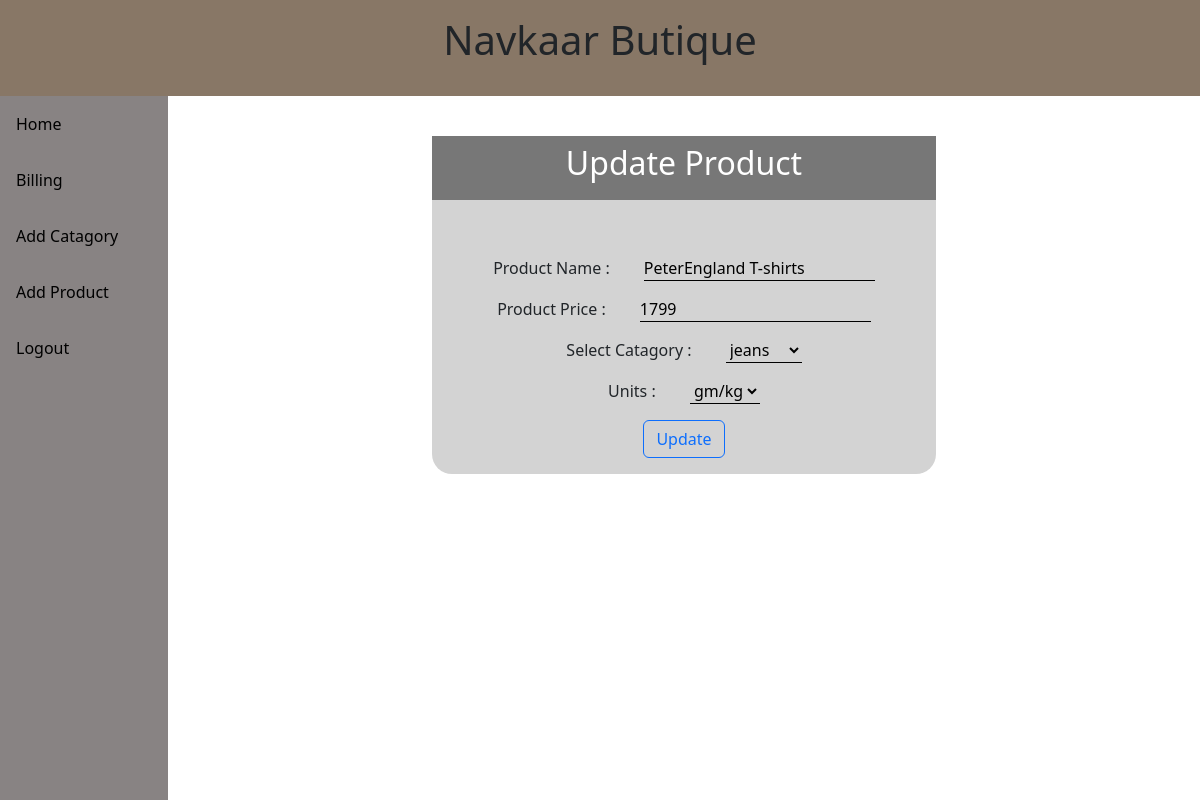
Screenshot of /users/edit-product.php?product_id=2 (signed in) with the database file from the repository.
### tables this page shows
CREATE TABLE `registration` (
  `id` int(11) NOT NULL,
  `fullname` varchar(100) NOT NULL,
  `email` varchar(100) NOT NULL,
  `age` int(11) NOT NULL,
  `address` varchar(100) NOT NULL,
  `username` varchar(100) NOT NULL,
  `password` varchar(100) NOT NULL,
  `firmname` varchar(100) NOT NULL
);

CREATE TABLE `products` (
  `id` int(11) NOT NULL,
  `productname` varchar(100) NOT NULL,
  `price` double NOT NULL,
  `unit` varchar(100) NOT NULL,
  `vendorid` int(11) NOT NULL,
  `catagoryname` varchar(100) NOT NULL
);

### users/edit-product.php (the view, shortened to what this page needs)
<?php
            $product_id=$_REQUEST['product_id'];
        include('../database/db.php');
    ?>
<!DOCTYPE html>
<html lang="en">
<head>
    <link rel="stylesheet" type="text/css" href="https://cdn.datatables.net/1.13.1/css/jquery.dataTables.css">
    <link rel="stylesheet" href="https://cdnjs.cloudflare.com/ajax/libs/font-awesome/6.2.0/css/all.min.css" />
    <link rel="stylesheet" href="../css/bootstrap.css">
    <link rel="stylesheet" href="../css/style.css">
</head>
<body>
        <?php include('./sidebar.php');
            include("../database/db.php");
        ?>
            <div class='container-fluid add-product'>
                <div class='row'>
                    <div class='product-heading'>
                        <h2>Update Product</h2>
                    </div>
                    <form action="edit-product1.php" method="post" class='add-product-form'>
                        <?php   $query=mysqli_query($con, "select productname, price from products where id=$product_id");
        $result=mysqli_fetch_array($query);
        ?>
                        <div class='fields ' >
                            <span>Product Name : </span>
                            <span>
                            <input type='text' name='productname' value="<?php  echo $result[0]; ?>" required /> </span>
                        </div>
                        <div class='fields ' >
                            <span>Product Price : </span>
                            <span> <input type='text' name='productprice'  value="<?php echo $result[1]; ?>" required /> </span>
                        </div>
                        <div class='fields ' >
                            <span>Select Catagory : </span>
                            <span> <select name="catagoryname" id="catagoryname" required>
                            <?php
                                $query1=mysqli_query($con,"select catagoryname from catagory where vendorid=$vendor_id");
                                while($result1=mysqli_fetch_array($query1)) { ?>
                            <option value="<?php echo $result1[0]; ?>">
                            <?php echo $result1[0]; ?>
                            </option>
                            <?php  } ?>
                            </select> </span>
                        </div>
                        <div class='fields ' >
                            <span>Units : </span>
                            <span> <select name='productunit'required >
                                <option >gm/kg</option>
                            </select>
                            </span>
                        </div>
                        <button type='submit' class='btn btn-outline-primary' >Update</button>
                    </form>
                </div>
               </div>
</body>
</html>

### users/sidebar.php (shortened to what this page needs)
<?php
            include("../database/db.php");
            $vendor_id=$_SESSION['userid'];
            $query=mysqli_query($con,"select firmname from registration where id=$vendor_id");
            $result=mysqli_fetch_array($query);
    ?>
<!DOCTYPE html>
<html lang="en">
<head>
    <link rel="stylesheet" href="../css/bootstrap.css">
    <link rel="stylesheet" href="../css/style.css">
</head>
<body>
<div>
             <div class='profile-page-header position-sticky fixed-top' style="position:fixed;top:0;"><h1><?php echo $result[0] ; ?></h1></div>
            <div class="sidebar">
                <a  href='./home.php'>Home</a>
                <a  href='./billing.php'>Billing</a>
                <a href='./addcatagory.php'>Add Catagory</a>
                <a href='./addproduct.php'>Add Product</a>
                <a href='./logout.php'>Logout</a>
            </div>
        </div>
</body>
</html>

### css/style.css (style rules this page uses)
a { text-decoration:none; }
* { margin: 0; padding: 0; }
.sidebar { margin: 0; padding: 0; width: 14%; background-color: rgb(136, 131, 131); position: fixed; height: 100%; overflow: auto; float: left; }
.sidebar a { display: block; color: black; padding: 16px; text-decoration: none; }
.profile-page-header { position: sticky; top:0; width: 100%; height: 12vh; background-color: #876; text-align: center; padding-top: 2vh; }
.fields { margin-top: 2vh; }
.fields span { margin: 0 15px 0 15px; }
.fields input, .fields select { outline: none; border: none; border-bottom: 1px solid #000; background: transparent; }
.add-product { margin-top: 5vh; width: 86%; float: right; text-align: center; }
.add-product .row { width: 50%; background-color: lightgray; margin: auto; border-radius: 20px; }
.product-heading { height: 8vh; text-align: center; background-color: #777; padding: 1vh; }
.product-heading h2 { color: white; }
.add-product-form .btn { margin: 2vh; }
.add-product-form { margin-top: 5vh; }
select { outline: none; border: none; border-bottom:1px solid #000 ; }

### rows the page displays
registration: firmname "Navkaar Butique"
products: productname "PeterEngland T-shirts", productprice "1799"

### other values shown
form field catagoryname "jeans"
